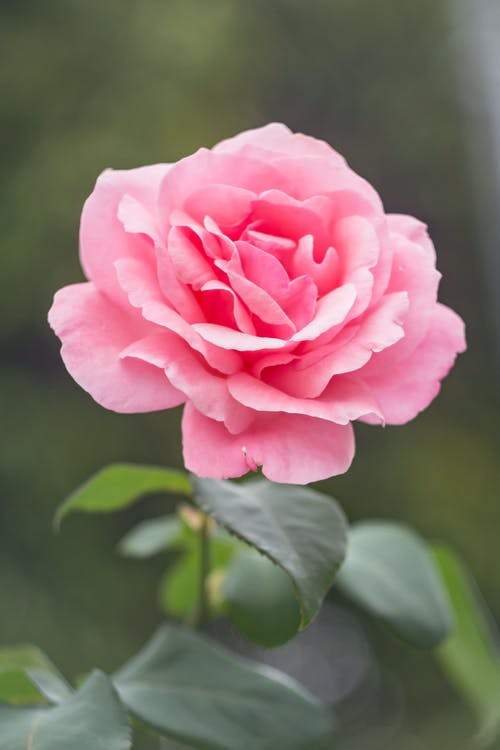
%> input picture Matlab Codes & Projects/Examan LFSI 3A/fleur.jpeg, 500 x 750 px
$ octave ExamanTPP1_3.m   (GNU Octave 9; MATLAB toolbox functions it lacks are replaced by stand-ins)
%> lines starting %> are read from the running program, lines starting %| are printed output that depends on the picture
### Matlab Codes & Projects/ExamanTPP1_1.m
close all ; clear all ; clc ;

% 1
I = imread('fleur.jpeg') ;
%> I is the input picture: size 750x500x3 uint8; mean R, G, B 129.5, 108.5, 101.7
figure , imshow(I) ;
IG = rgb2gray(I) ;
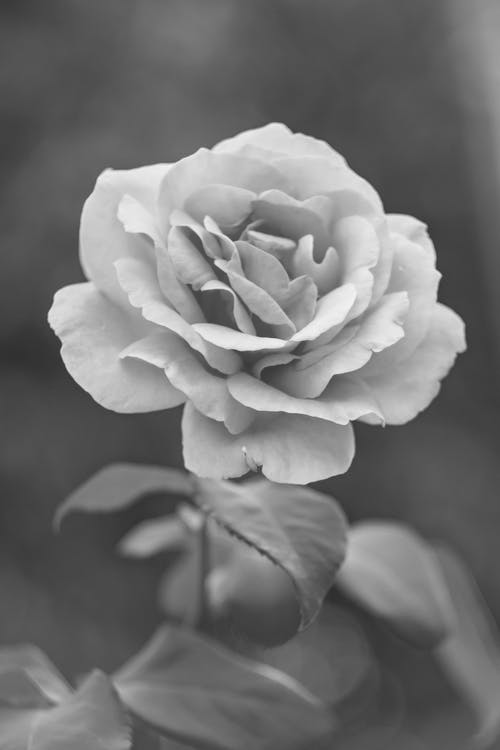
%> IG: size 750x500 uint8; min 45, max 244, mean 114

### Matlab Codes & Projects/ExamanTPP1_2.m
close all ; clear all ; clc ;

ExamanTPP1_1 ;

%2
figure , imshow(IG) ;
figure , imhist(IG) ;

### Matlab Codes & Projects/Examan LFSI 3A/ExamanTPP1_3.m
close all ; clear all ; clc ;

ExamanTPP1_2 ;
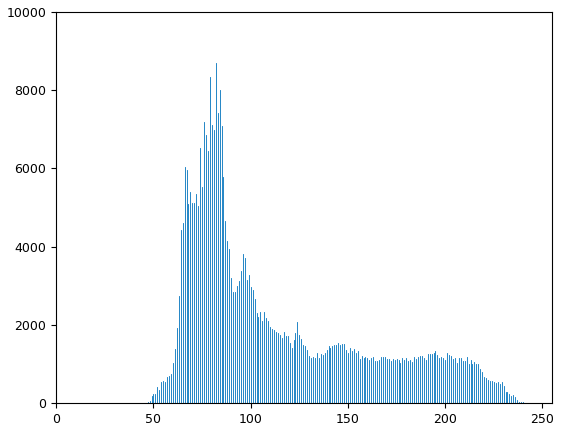
%> figure redrawn from the program's plot data; highest point at x = 82, y = 8692

%3
IGE = histeq(IG) ;
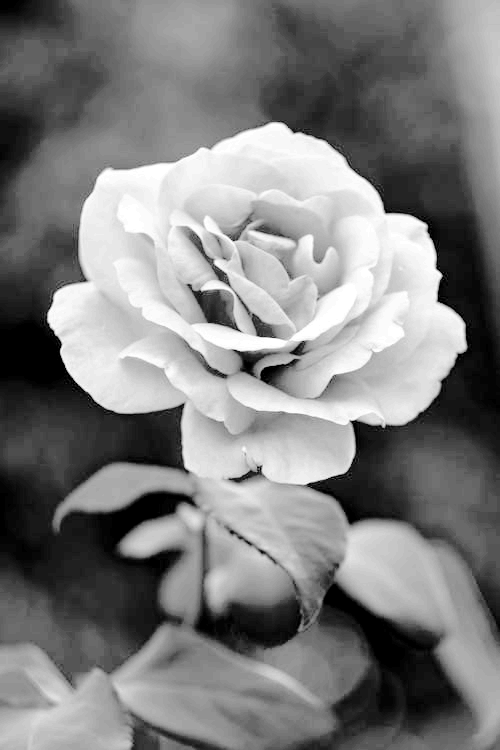
%> IGE: size 750x500 uint8; min 0, max 255, mean 126.7
figure , imshow(IGE) ;
figure , imhist(IGE) ;
%> after `imhist(IGE)`:
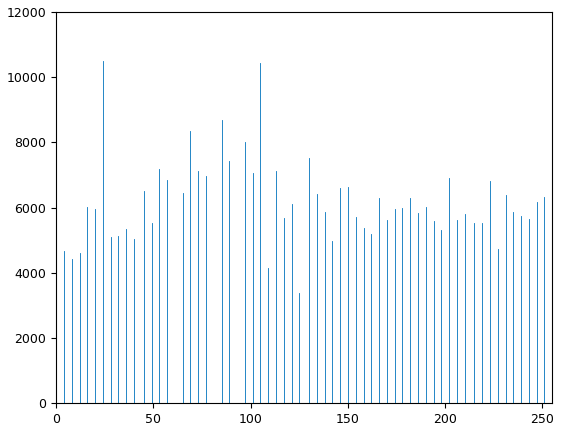
%> figure redrawn from the program's plot data; highest point at x = 24, y = 10495
